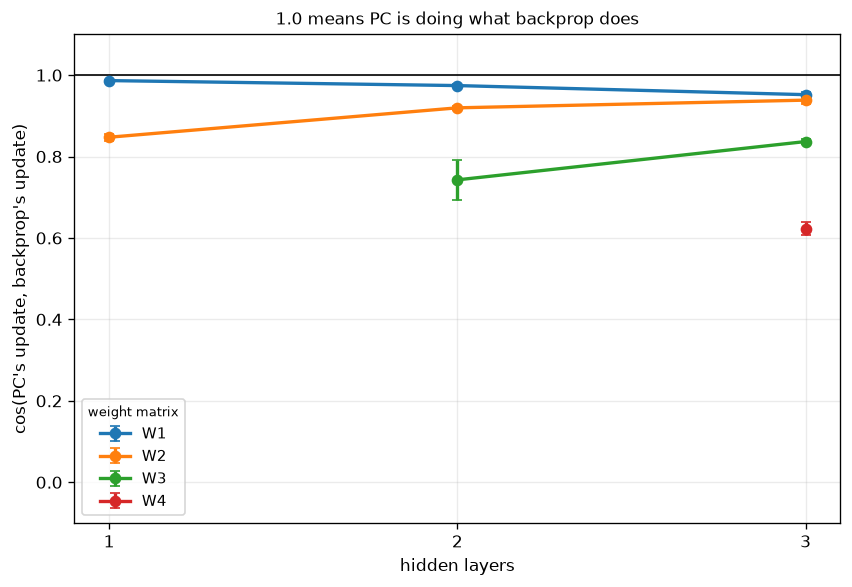

This figure's Python source:
"""Does predictive coding stop looking like backprop once the network has depth?

THE CLAIM THIS TESTS, WHICH CAME OUT OF SCRIPT 54
    54 measured each rule's actual weight update against the update backprop would make from
    identical weights, and found PC's hidden-layer update 0.985 aligned with backprop's -- flat
    across training and flat across settling amount. The proposed explanation was structural:

        with ONE hidden layer, PC's W1 update is x0^T e1, and the relaxation displacement e1 is
        driven by (e_out W2^T) * f'(x1), which IS backprop's hidden error. There is no
        intermediate layer for prospective configuration to reconfigure, so PC lands on
        backprop's direction and differs only in scale.

    That was an inference from a single-layer measurement, and it makes a sharp prediction:
    ADD A HIDDEN LAYER AND THE COSINE SHOULD FALL. If it does not, the explanation is wrong,
    PC is close to backprop for some other reason, and script 52's null result needs a
    different account.

    Testing it converts that inference into a measurement, which is the point.

WHY THIS MATTERS BEYOND TIDINESS
    If PC only differs from backprop at depth, then every retention result in this project so
    far has been collected at the one depth where PC has no room to differ, and the whole
    comparison has been run in the least informative place available. The remedy is cheap --
    PC costs about 8.5 ms an update -- which is why this is worth settling before more
    single-layer comparisons are run.

WHAT IS MEASURED
    The same instrument as 54, at n_layers = 1, 2, 3:
      cos(dW_l, backprop's dW_l) for every weight matrix, from the rule's own weights on its own
      trajectory, with backprop's update obtained by copying those weights into a backprop
      harness so nothing is re-derived by hand.
    EqProp is dropped. It is 350x backprop per update, 54 already showed it is genuinely
    different (cos 0.316), and the question here is specifically about PC's mechanism.

    Alongside, and as illustration rather than as the result: task-1 and task-2 accuracy curves
    for backprop and PC OVERLAID at each depth, so any difference in the shape of learning or
    forgetting is visible directly rather than inferred from a summary number.

A LIMITATION, STATED RATHER THAN HIDDEN
    The learning rates come from script 51, which calibrated them at ONE hidden layer. They are
    not re-calibrated per depth. The cosine is scale-invariant so the headline result does not
    depend on this, but the accuracy curves do -- steps-to-threshold is printed per depth so any
    mismatch is visible rather than assumed away. Task 1 stops on ACCURACY so that every depth
    enters task 2 equally competent whatever its learning rate; task 2 then runs a fixed budget
    so the panels share an x-axis. That mix is acceptable here because retention is not the
    result; in scripts 52 and 53, where it is, both tasks stop the same way.

READINGS COMMITTED BEFORE RUNNING
    If cos(dW1) falls clearly below its single-layer value as depth increases, 54's explanation
    holds, and the rule comparison should be re-run at depth before any conclusion is drawn
    about whether PC helps.
    If it stays near 0.98 at every depth, the explanation is wrong. PC would then be close to
    backprop for a reason we have not identified, and finding that reason becomes the priority.
    If the deepest layers diverge but W1 does not, prospective configuration is reconfiguring
    the middle of the network while leaving the input mapping alone -- which would predict no
    retention benefit even at depth, since drift in W1 is what damages task 1.
"""
import sys
import time
from pathlib import Path

ROOT = Path(__file__).resolve().parents[1]
sys.path.insert(0, str(ROOT))                      # make `src` importable from anywhere

import numpy as np
import torch
import matplotlib.pyplot as plt

from src.protocol import PROTOCOL, load, run, build, replace, figure_path as _figure_path, array_path as _array_path
from src.plotting import plot_retention_curve

# --smoke writes NOTHING. Its outputs would otherwise overwrite the real .npz that later
# scripts read their settings from -- script 53 takes its task-2 threshold from 52's measured
# ceilings, and a smoke-sized 52 silently poisons it.
SMOKE = "--smoke" in sys.argv


def _tag(f, suffix):
    """Suffix only THIS script's own outputs, never the .npz files it reads from others."""
    own = Path(f).resolve() == Path(__file__).resolve()
    return (suffix + "_SMOKE").lstrip("_") if (SMOKE and own) else suffix


def figure_path(f, suffix=""):      # noqa: F811  - shadows the import, on purpose
    return _figure_path(f, _tag(f, suffix))


def array_path(f, suffix=""):       # noqa: F811
    return _array_path(f, _tag(f, suffix))

# ---------------------------------------------------------------- settings
DEPTHS = [1, 2, 3]
METHODS = ["backprop", "pc"]
SEEDS = 3
EVAL_EVERY = 10
CHECKPOINTS = [0, 100, 250, 420]        # updates into task 1, as in script 54
PROBE_BATCH = 32
T1_STOP = 0.90                          # task 1 on accuracy, so every depth enters task 2 equal
ITERS_TASK2 = 630                       # fixed, so the panels share an x-axis
MAX_T1 = 1500
COLORS = {"backprop": "tab:gray", "pc": "tab:red"}
DEPTH_LS = {1: "-", 2: "--", 3: ":"}
TASK_COLORS = ["tab:orange", "tab:blue"]

HIDDEN = int(np.load(array_path(str(ROOT / "experiments" /
                                    "41_capacity_vs_hidden_width.py")))["chosen"])
z51 = np.load(array_path(str(ROOT / "experiments" /
                             "51_matching_the_rules_on_learning_speed.py")))
LR = {m: float(v) for m, v in zip(z51["methods"], z51["lr"])}
PC_STEPS = int(z51["pc_steps"])

if "--smoke" in sys.argv:
    DEPTHS, SEEDS, CHECKPOINTS, ITERS_TASK2, MAX_T1 = [1, 2], 1, [0, 20], 40, 60
    print("--smoke: tiny budget, results are NOT meaningful\n")

print(f"H = {HIDDEN} per layer | depths {DEPTHS} | pc settles {PC_STEPS} steps | {SEEDS} seeds")
print(f"  learning rates from 51 (calibrated at depth 1): "
      + ", ".join(f"{m} {LR[m]:g}" for m in METHODS) + "\n")


def settle_kw(m):
    return dict(steps=PC_STEPS) if m == "pc" else {}


def one_update(proto, rule, weights, x, y, active, seed):
    """The weight change `rule` makes from exactly `weights`, on exactly this batch."""
    h = {}
    train_step, _ = build(proto, rule, seed, handle=h, **settle_kw(rule))
    named = h["params"].named()
    for k, v in weights.items():
        named[k].data.copy_(v)
    before = {k: named[k].detach().clone() for k in weights}
    train_step(x, y, active=active)
    return {k: (named[k].detach() - before[k]) for k in weights}


# ---------------------------------------------------------------- run
REPLOT = "--replot" in sys.argv and Path(array_path(__file__)).exists()

if REPLOT:
    z = np.load(array_path(__file__), allow_pickle=True)
    cos = {d: z[f"cos_d{d}"] for d in DEPTHS}
    curves = {(m, d): z[f"curve_{m}_d{d}"] for m in METHODS for d in DEPTHS}
    t1_steps = {(m, d): z[f"t1steps_{m}_d{d}"] for m in METHODS for d in DEPTHS}
    steps = z["steps"]
    print("--replot: redrawing from saved arrays, no training\n")
else:
    data = load(replace(PROTOCOL, hidden=HIDDEN, scenario="domain_il"))
    cos = {d: np.full((SEEDS, len(CHECKPOINTS), d + 1), np.nan) for d in DEPTHS}
    curves, t1_steps = {}, {}
    t0 = time.perf_counter()

    # ---- part A: how different is PC's update from backprop's, at each depth?
    for d in DEPTHS:
        proto = replace(PROTOCOL, hidden=HIDDEN, n_layers=d, scenario="domain_il",
                        stop_threshold=None, max_iters_per_task=max(CHECKPOINTS),
                        eval_every=200, seeds=SEEDS, lr={"pc": LR["pc"]})
        for seed in range(SEEDS):
            pair = proto.tasks(seed)
            lmap = proto.label_map([pair[0]])
            active = sorted({lmap[int(c)] for c in pair[0]})
            handle = {}

            g = torch.Generator().manual_seed(3000 + seed)
            pool = torch.cat([torch.as_tensor(data.class_idx[c]) for c in pair[0]])
            pick = pool[torch.randperm(len(pool), generator=g)[:PROBE_BATCH]]
            px = torch.stack([data.train[i][0] for i in pick.tolist()])
            py = torch.tensor([lmap[int(data.train[i][1])] for i in pick.tolist()])

            def measure(ci):
                w = {k: v.detach().clone() for k, v in handle["params"].named().items()
                     if v is not None}
                d_pc = one_update(proto, "pc", w, px, py, active, seed)
                d_bp = one_update(replace(proto, lr={"backprop": LR["backprop"]}),
                                  "backprop", w, px, py, active, seed)
                for li in range(d + 1):
                    k = f"W{li + 1}"
                    a, b = d_pc[k].flatten(), d_bp[k].flatten()
                    cos[d][seed, ci, li] = float(
                        torch.nn.functional.cosine_similarity(a, b, dim=0)) \
                        if a.norm() > 0 and b.norm() > 0 else 0.0

            n = [0]

            def wrap(train_step):
                measure(0)

                def wrapped(x, y, active=None):
                    train_step(x, y, active=active)
                    n[0] += 1
                    if n[0] in CHECKPOINTS:
                        measure(CHECKPOINTS.index(n[0]))
                return wrapped

            run(proto, "pc", seed, data=data, handle=handle, tasks=[pair[0]], wrap=wrap,
                **settle_kw("pc"))
        print(f"  depth {d}: cos(dW, backprop) per layer at the last checkpoint = "
              + ", ".join(f"W{i+1} {np.nanmean(cos[d][:, -1, i]):.3f}" for i in range(d + 1))
              + f"   [{time.perf_counter()-t0:5.0f}s]")

    # ---- part B: what the learning actually looks like, both rules, every depth
    for d in DEPTHS:
        for m in METHODS:
            proto = replace(PROTOCOL, hidden=HIDDEN, n_layers=d, scenario="domain_il",
                            stop_threshold=[T1_STOP, None],
                            max_iters_per_task=[MAX_T1, ITERS_TASK2],
                            eval_every=EVAL_EVERY, seeds=SEEDS, lr={m: LR[m]})
            rows, t1s = [], []
            for seed in range(SEEDS):
                out = run(proto, m, seed, data=data, **settle_kw(m))
                sw = out["switches"][0]
                i_sw = int(np.argmin(np.abs(np.asarray(out["steps"]) - sw)))
                # switch-aligned: every run's task-2 block starts at index 0
                rows.append(out["curves"]["argmax"][i_sw:i_sw + ITERS_TASK2 // EVAL_EVERY])
                t1s.append(sw)
            k = min(len(r) for r in rows)
            curves[(m, d)] = np.stack([r[:k] for r in rows])
            t1_steps[(m, d)] = np.asarray(t1s, dtype=float)
            print(f"  depth {d} {m:9s} task 1 reached {T1_STOP:.0%} in "
                  f"{np.mean(t1s):5.0f} updates   task 1 kept "
                  f"{curves[(m, d)][:, -1, 0].mean()*100:5.1f}%   task 2 "
                  f"{curves[(m, d)][:, -1, 1].mean()*100:5.1f}%"
                  f"   [{time.perf_counter()-t0:5.0f}s]")
    steps = np.arange(curves[(METHODS[0], DEPTHS[0])].shape[1]) * EVAL_EVERY

# ---------------------------------------------------------------- readings
print(f"\n  cos(PC's update, backprop's update), by depth and layer, at the task switch\n")
print(f"  {'depth':>6s} " + " ".join(f"{'W'+str(i+1):>8s}" for i in range(max(DEPTHS) + 1))
      + f" {'min':>8s}")
for d in DEPTHS:
    v = [np.nanmean(cos[d][:, -1, i]) for i in range(d + 1)]
    print(f"  {d:6d} " + " ".join(f"{x:8.3f}" for x in v)
          + "         " * (max(DEPTHS) + 1 - len(v)) + f" {min(v):8.3f}")

base_cos = np.nanmean(cos[DEPTHS[0]][:, -1, 0])
deep_cos = np.nanmean(cos[DEPTHS[-1]][:, -1, 0])
print(f"\n  VERDICT on script 54's explanation")
print(f"    cos(dW1) at depth {DEPTHS[0]}: {base_cos:.3f}   at depth {DEPTHS[-1]}: {deep_cos:.3f}"
      f"   change {deep_cos - base_cos:+.3f}")
print("    " + ("depth DOES separate PC from backprop -- the single-layer comparisons were run "
                "where PC has\n    no room to differ, and the rule comparison should be repeated "
                "at depth"
                if base_cos - deep_cos > 0.05 else
                "depth does NOT separate them. 54's structural explanation is WRONG, and PC's "
                "closeness to\n    backprop needs a different account before more is built on "
                "it."))
inner = [np.nanmean(cos[d][:, -1, 1:d]) for d in DEPTHS if d >= 2]
if inner and np.nanmin(inner) < base_cos - 0.05 and deep_cos > base_cos - 0.05:
    print("    NOTE: the INNER layers diverge while W1 does not. PC would then be reconfiguring "
          "the middle\n    of the network and leaving the input mapping alone -- which predicts "
          "no retention benefit\n    even at depth, since drift in W1 is what damages task 1.")

# ---------------------------------------------------------------- figures
fig, ax = plt.subplots(figsize=(7.2, 5.0))
for li in range(max(DEPTHS) + 1):
    xs = [d for d in DEPTHS if li <= d]
    ys = [np.nanmean(cos[d][:, -1, li]) for d in xs]
    es = [np.nanstd(cos[d][:, -1, li], ddof=1) / np.sqrt(SEEDS) for d in xs]
    if xs:
        ax.errorbar(xs, ys, yerr=es, marker="o", capsize=3, lw=2, label=f"W{li + 1}")
ax.axhline(1.0, color="k", lw=1)
ax.set_xticks(DEPTHS)
ax.set_xlabel("hidden layers")
ax.set_ylabel("cos(PC's update, backprop's update)")
ax.set_ylim(-0.1, 1.1)
ax.grid(alpha=0.25)
ax.legend(fontsize=9, title="weight matrix", title_fontsize=8)
ax.set_title("1.0 means PC is doing what backprop does", fontsize=10)
fig.tight_layout()
fig.savefig(figure_path(__file__), dpi=120, bbox_inches="tight")
print(f"\nsaved {figure_path(__file__)}")

# supporting: the curves themselves, both rules overlaid, one panel per depth
figc, axc = plt.subplots(1, len(DEPTHS), figsize=(5.2 * len(DEPTHS), 4.4),
                         sharex=True, sharey=True)
axc = np.atleast_1d(axc)
for a, d in zip(axc, DEPTHS):
    for m in METHODS:
        A = curves[(m, d)] * 100
        for t, tc in enumerate(TASK_COLORS):
            a.plot(steps, np.nanmean(A[:, :, t], axis=0), lw=2.2, color=COLORS[m],
                   ls="-" if t == 0 else "--",
                   label=f"{m}, task {t + 1}" if d == DEPTHS[0] else None)
    a.set_title(f"{d} hidden layer{'s' if d > 1 else ''}")
    a.set_xlabel("updates since the task switch")
    a.set_ylim(-2, 103)
    a.grid(alpha=0.25)
axc[0].set_ylabel("accuracy (%)")
axc[0].legend(fontsize=8, loc="center right")
figc.tight_layout()
figc.savefig(figure_path(__file__, "curves"), dpi=120, bbox_inches="tight")
print(f"saved {figure_path(__file__, 'curves')}")

# supporting: retention against task-2 progress, every rule and depth on one axes
segs = {f"{m} d{d}": [curves[(m, d)][i] for i in range(curves[(m, d)].shape[0])]
        for m in METHODS for d in DEPTHS}
plot_retention_curve(
    segs, list(segs), figure_path(__file__, "retention"),
    colors={f"{m} d{d}": COLORS[m] for m in METHODS for d in DEPTHS},
    chance=1.0 / PROTOCOL.classes_per_task,
    title="Task 1 retained against task-2 progress, by rule and depth.",
)

np.savez(array_path(__file__), depths=np.asarray(DEPTHS), hidden=HIDDEN,
         checkpoints=np.asarray(CHECKPOINTS), steps=steps,
         **{f"cos_d{d}": cos[d] for d in DEPTHS},
         **{f"curve_{m}_d{d}": curves[(m, d)] for m in METHODS for d in DEPTHS},
         **{f"t1steps_{m}_d{d}": t1_steps[(m, d)] for m in METHODS for d in DEPTHS})
print(f"saved {array_path(__file__)}")
